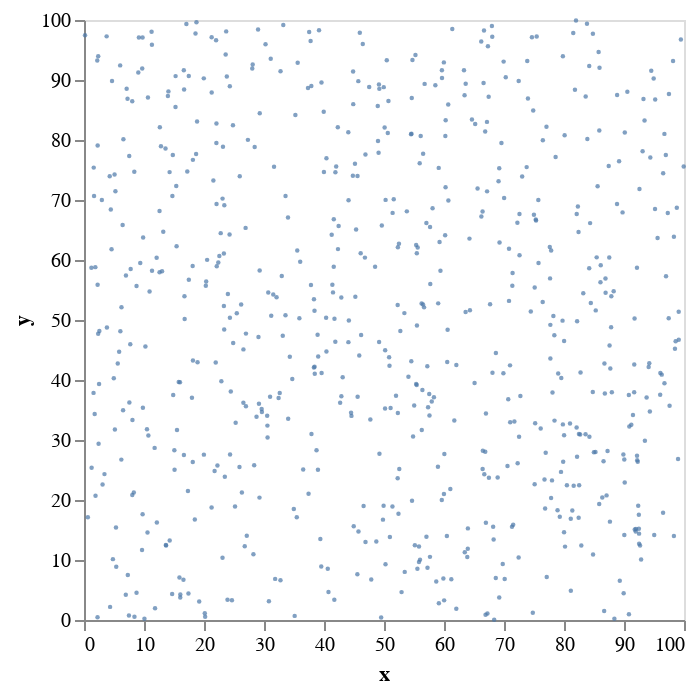

Here is the notebook cell this chart was saved with:
### Markdown cell above
To remove those pesky lines we need to specify we want an `x` and `y` axis without grid lines.

### Code cell
alt.Chart(df).mark_circle(size=5).encode(
    alt.X('x', axis=alt.Axis(grid=False)),
    alt.Y('y', axis=alt.Axis(grid=False)))

### Figure 1 — Vega-Lite specification as saved in the notebook (floating-point values rounded to 4 significant figures; data arrays with more than 128 entries replaced by an {"elided": "..."} marker saying what was removed)
{"config": {"view": {"continuousWidth": 300, "continuousHeight": 300}}, "data": {"name": "data-727165ceb4fc2e3d5818c5eb598ef297"}, "mark": {"type": "circle", "size": 5}, "encoding": {"x": {"axis": {"grid": false}, "field": "x", "type": "quantitative"}, "y": {"axis": {"grid": false}, "field": "y", "type": "quantitative"}}, "$schema": "https://vega.github.io/schema/vega-lite/v5.20.1.json", "datasets": {"data-727165ceb4fc2e3d5818c5eb598ef297": {"elided": "700 records"}}}
